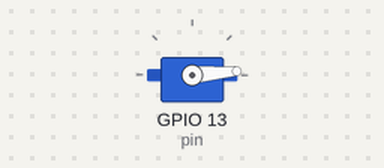
Simulated run of this sketch. Board: ESP32. Shown: servo.

Above: at 0.05 s.
At 0.45 s:
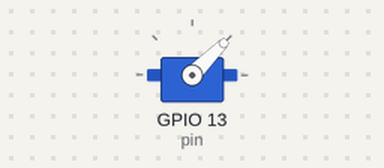
At 0.9 s:
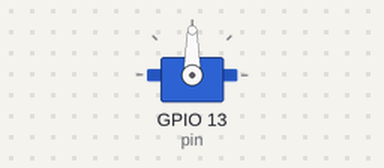
At 1.8 s:
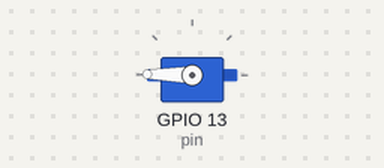
Timing chart, 0 to 4.1 s (numbered marks = the images above):
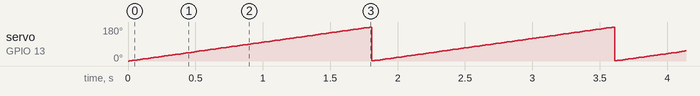

The sketch:

Servo.ino
```cpp
#include "ESP32Servo.h"

Servo servo;

int pin = 13;

void setup() {
  servo.attach(pin);
}

void loop()
{
  for (int i=0; i<180; i++) {
    servo.write(i);
    delay(10);
  }
}
```

Measured:
- by itself, servo on GPIO 13 (pin): ramps from 1° to 179° and jumps back, once every 1.8 s
